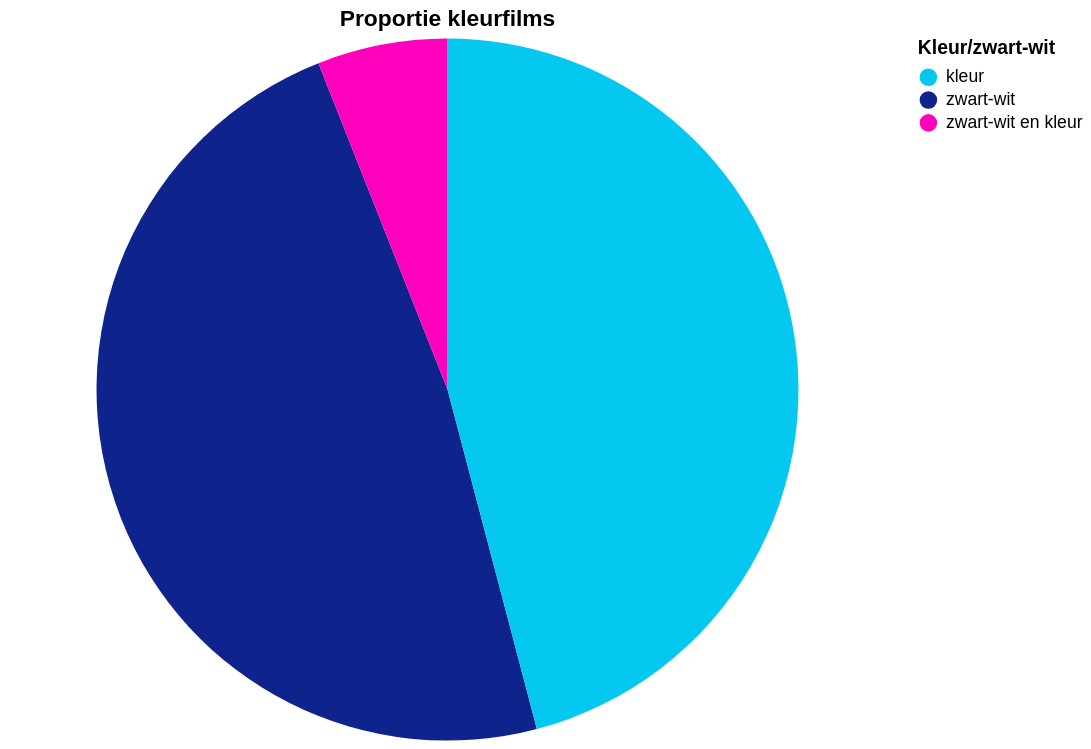

The Vega-Lite source for this figure:
### Vega-Lite specification from a JSON file in a GitHub repository (floating-point values rounded to 4 significant figures)
{"$schema": "https://vega.github.io/schema/vega-lite/v5.json", "title": "Proportie kleurfilms", "description": "Proportie van films in kleur en zwart-wit", "width": 500, "height": 400, "data": {"values": [{"Colour": "zwart-wit", "Number of films": 2207, "color": "#0F238C"}, {"Colour": "kleur", "Number of films": 2106, "color": "#05c8f0"}, {"Colour": "zwart-wit en kleur", "Number of films": 275, "color": "#ff00bc"}]}, "mark": {"type": "arc", "tooltip": true}, "encoding": {"color": {"field": "Colour", "title": "Kleur/zwart-wit", "type": "nominal", "scale": {"range": {"field": "color"}}}, "theta": {"field": "Number of films", "type": "quantitative", "title": "Aantal films"}}, "config": {"countTitle": "Aantal", "axisX": {"labelAngle": -40, "titleColor": "grey", "labelColor": "grey"}, "axisY": {"titleColor": "grey", "labelColor": "grey"}}}
